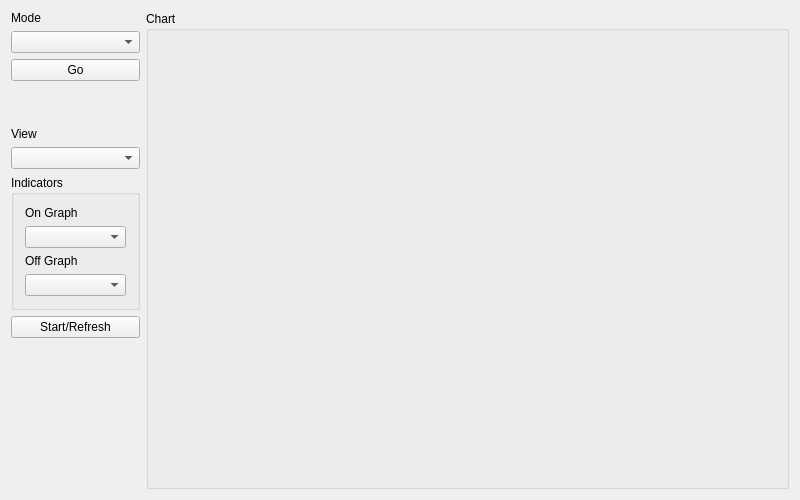
<?xml version="1.0" encoding="UTF-8"?>
<ui version="4.0">
 <class>MainWindow</class>
 <widget class="QMainWindow" name="MainWindow">
  <property name="windowModality">
   <enum>Qt::WindowModal</enum>
  </property>
  <property name="geometry">
   <rect>
    <x>0</x>
    <y>0</y>
    <width>800</width>
    <height>500</height>
   </rect>
  </property>
  <property name="windowTitle">
   <string>Ticks Player</string>
  </property>
  <widget class="QWidget" name="central_widget">
   <layout class="QHBoxLayout" name="horizontalLayout_2">
    <item>
     <layout class="QHBoxLayout" name="horizontalLayout" stretch="1,5">
      <item>
       <layout class="QVBoxLayout" name="verticalLayout_2">
        <item>
         <layout class="QVBoxLayout" name="verticalLayout">
          <item>
           <layout class="QVBoxLayout" name="vertical_layout_3">
            <item>
             <widget class="QLabel" name="mode_label">
              <property name="text">
               <string>Mode</string>
              </property>
             </widget>
            </item>
            <item>
             <widget class="QComboBox" name="mode_combobox"/>
            </item>
           </layout>
          </item>
          <item>
           <widget class="QPushButton" name="mode_go_push_button">
            <property name="text">
             <string>Go</string>
            </property>
           </widget>
          </item>
          <item>
           <spacer name="vertical_spacer_2">
            <property name="orientation">
             <enum>Qt::Vertical</enum>
            </property>
            <property name="sizeHint" stdset="0">
             <size>
              <width>20</width>
              <height>40</height>
             </size>
            </property>
           </spacer>
          </item>
          <item>
           <layout class="QVBoxLayout" name="vertical_layout_4">
            <item>
             <widget class="QLabel" name="view_label">
              <property name="text">
               <string>View</string>
              </property>
             </widget>
            </item>
            <item>
             <widget class="QComboBox" name="view_combobox"/>
            </item>
           </layout>
          </item>
         </layout>
        </item>
        <item>
         <widget class="QGroupBox" name="indicators_group">
          <property name="title">
           <string>Indicators</string>
          </property>
          <layout class="QVBoxLayout" name="verticalLayout_3">
           <item>
            <layout class="QVBoxLayout" name="vertical_layout_7">
             <item>
              <layout class="QVBoxLayout" name="vertical_layout">
               <item>
                <widget class="QLabel" name="on_graph_label">
                 <property name="text">
                  <string>On Graph</string>
                 </property>
                </widget>
               </item>
               <item>
                <widget class="QComboBox" name="on_graph_combobox"/>
               </item>
              </layout>
             </item>
             <item>
              <layout class="QVBoxLayout" name="vertical_layout_2">
               <item>
                <widget class="QLabel" name="off_graph_label">
                 <property name="text">
                  <string>Off Graph</string>
                 </property>
                </widget>
               </item>
               <item>
                <widget class="QComboBox" name="off_graph_combobox"/>
               </item>
              </layout>
             </item>
            </layout>
           </item>
          </layout>
          <zorder></zorder>
          <zorder></zorder>
         </widget>
        </item>
        <item>
         <widget class="QPushButton" name="start_refresh_button">
          <property name="text">
           <string>Start/Refresh</string>
          </property>
         </widget>
        </item>
        <item>
         <spacer name="verticalSpacer">
          <property name="orientation">
           <enum>Qt::Vertical</enum>
          </property>
          <property name="sizeHint" stdset="0">
           <size>
            <width>20</width>
            <height>40</height>
           </size>
          </property>
         </spacer>
        </item>
       </layout>
      </item>
      <item>
       <widget class="QGroupBox" name="chart_group">
        <property name="title">
         <string>Chart</string>
        </property>
        <zorder></zorder>
       </widget>
      </item>
     </layout>
    </item>
   </layout>
  </widget>
 </widget>
 <layoutdefault spacing="6" margin="11"/>
 <resources/>
 <connections/>
</ui>
